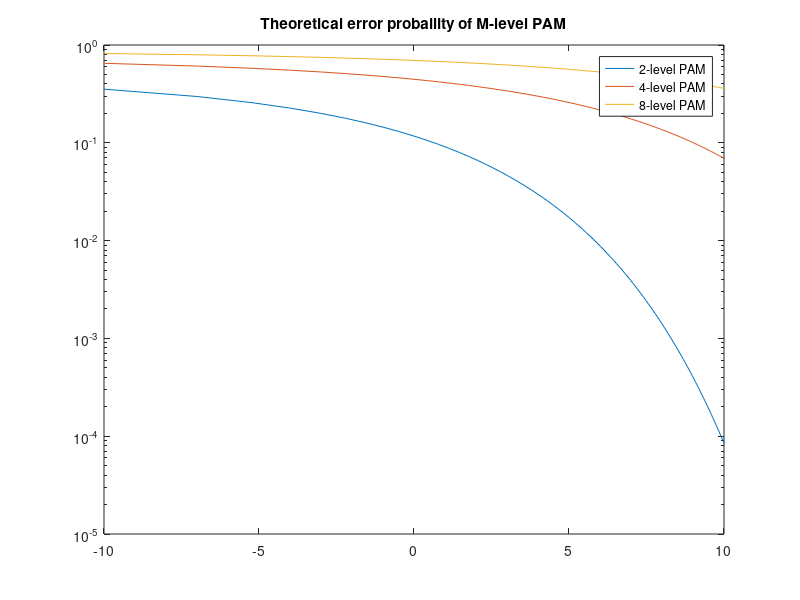

MATLAB code to generate this figure:
SNR = 0: 0.1 : 10;


for i = 1:3
    M = 2^i;
    Pe = ((2*(M-1))/(M))*(0.5)*erfc((((3/(M^2-1))/(sqrt(2)))*(SNR)).^0.5)
    semilogy(10*log10(SNR), Pe)
    title('Theoretical error probaility of M-level PAM')
    hold on
    % error probability and datarate tradeoff 
    % 8 pam has 3 bits at a time, so error prob sacrificed
end
legend('2-level PAM','4-level PAM','8-level PAM');
